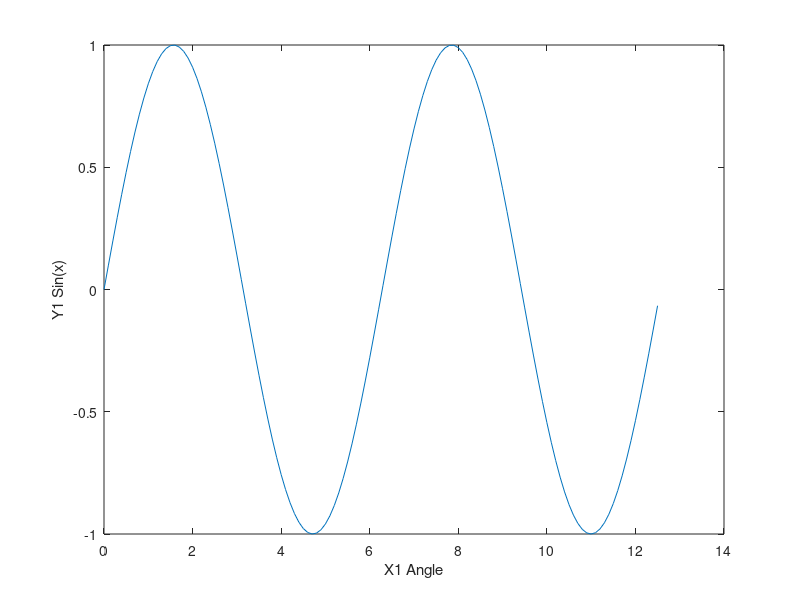

Recreate this plot in MATLAB. (Note: this script raises an error after producing the figure.)
% Luke Plausin 2015
%
% This is an example to show you how to use the axisxx and axisyy classes

% Example: Multiple axis
% Create the figure, and some test functions...
close all;

figure(1); clf;
x = 0:.1:4*pi;
plot(x, sin(x));
xlabel('X1 Angle');
ylabel('Y1 Sin(x)');

% radii = mod(1:11,2) + 1;
% angles = linspace(0,2*pi,11) + pi/2;
% star_xpts = real(radii.*exp(i*angles));
% star_ypts = imag(radii.*exp(i*angles));

angles = linspace(0,2*pi,150);
circ_xpts = real(exp(i*angles));
circ_ypts = imag(exp(i*angles));

h_ax = gca;
% To plot something on a second Y axis, use the function axisyy. It takes 
% any arguments that plot(...) does, and will return a handle to the 
% additional axis object which is created.

Y2 = axisyy(x, 3*cos(x), 'r-');

% To change properties of the additional axis, you can set properties of
% the axis object. The lineseries and axis object can be manipulated
% through the h_axis and h_axis_line properties. Whenever you change YData,
% limits or anything else the axis will be reset for you.

% Example - change ydata of new line object
set(Y2.h_axis, 'YLim', [-4 4]);
set(Y2.h_axis_line, 'YData', 3*cos(x) + 1);

% A shortcut to YLabel are provided directly through the addaxis object
Y2.YLabel = 'Y2 (Multiple Lines)';

% You can draw multiple lines on the same second axis by calling the
% plot method on the returned object.
Y2.plot(x, -(3*cos(x)+1), 'r-');

% You can also add plots which share the Y axis with the main plot. XLim
% and XLabel can be input as arguments to the addaxis function
X2 = axisxx(circ_xpts, circ_ypts, 'm-', 'XLim', [-1 1], 'XLabel', 'X2 (Circle)');

% You can have as many axes as you want in your plot. You can also use any
% function you want to plot. Here we will create a third Y axis containing
% a patch object
X3 = axisxx('PlotFcn', @patch, star_xpts/2, star_ypts/2, 'k-', 'FaceColor', 'y', 'LineWidth', 3, ...
    'FaceAlpha', 0.3, 'XLim', [-1 1], 'XLabel', 'X3 (Patch Star)');
set(X3.h_axis, 'xcolor', [0 0 1]);

% The resize configuration also supports colorbars. You may need to force a
% resize for it to display nicely
h_cb = colorbar;
ylabel(h_cb, 'Colorbar compatible!');
addaxis.resizeParentAxis(h_ax);

% If you want to remove one of your axis, just delete the object.
%          delete(Y2);

% This package is compatiable with the Zoom, Pan and datatip utilities.
% Have a go!

%% Example 2: Using different scales
figure(2); clf;

x = linspace(0, 10, 100);
plot(x, sin(x));
xlabel('X');
ylabel('Y1 Sin(x)');

x = 0:10;
Y_Log = axisyy(x, 10.^x, 'go-', 'PlotFcn', @semilogy);
Y_Reverse = axisyy(x, x, '--m');
set(Y_Reverse.h_axis, 'YDir', 'reverse');
x = 1:9;
Y_EB = axisyy('PlotFcn', @errorbar, x, zeros(size(x)), 0.05 * x, 'c-');
xlim([0, 10]);

legend({'Linear Scale', 'Log Scale', 'Reverse Dir. Scale', 'Error Bars'}, 'Location', 'best');
title('Unusual scales example');

%% Example 3: Subplots with or without the GUI layout toolbox.
% You may like to look at this package
% http://uk.mathworks.com/matlabcentral/fileexchange/47982-gui-layout-toolbox

figure(3); clf;
BT = {}; % Use BT = {'BorderType', 'none'}; if you don't like the panel borders!

GLT = exist('uiextras.Grid');
if GLT % If you have the GUI layout toolbox installed...
    UIGrid = uiextras.Grid('Parent', gcf);
    % We must use the MATLAB uipanel to contain an addaxis plot, otherwise axis
    % placement code is broken by the GLT.
    Panel1 = uipanel('Parent', UIGrid, 'Title', 'Axis 1', BT{:});
    Panel2 = uipanel('Parent', UIGrid, 'Title', 'Axis 2', BT{:});
    UIGrid.ColumnSizes = [-1 -1];
else % Otherwise you can use normalised units (rubbish)
    Panel1 = uipanel('Parent', gcf, 'Title', 'Axis 1', BT{:});
    Panel2 = uipanel('Parent', gcf, 'Title', 'Axis 2', BT{:});
    set(Panel1, 'Position', [0 0 0.5 1], 'Units', 'normalized');
    set(Panel2, 'Position', [0.5 0 0.5 1], 'Units', 'normalized');
end

ax1 = axes('Parent', Panel1);
ax2 = axes('Parent', Panel2);

axes(ax1);
x = linspace(0, 2*pi, 100);
plot(x, sin(x));
xlabel('x (radians)');
ylabel('Y1 Sin(x)');
yy = axisyy(x, 180 * x / pi, 'r-');
yy.YLabel = 'x (deg)';
legend('Sin(x)', 'x (deg)');
title('X = radians');

axes(ax2);
x = linspace(0, 360, 100);
plot(x, sin(x*pi/180));
xlabel('X');
ylabel('Y1 Sin(x)');
yy = axisyy(x, pi * x / 180, 'r-');
yy.YLabel = 'x (rad)';
legend('Sin(x)', 'x (rad)');
title('X = degrees');

%% To come in the next update.
% XY axis (lineseries with both axis different)
% 3D plots???

% Put title at the top of multiple x axis?
% Add title, labels to autoresize listeners?

% Change zoom / pan / datatip callbacks to accomodate other packages


